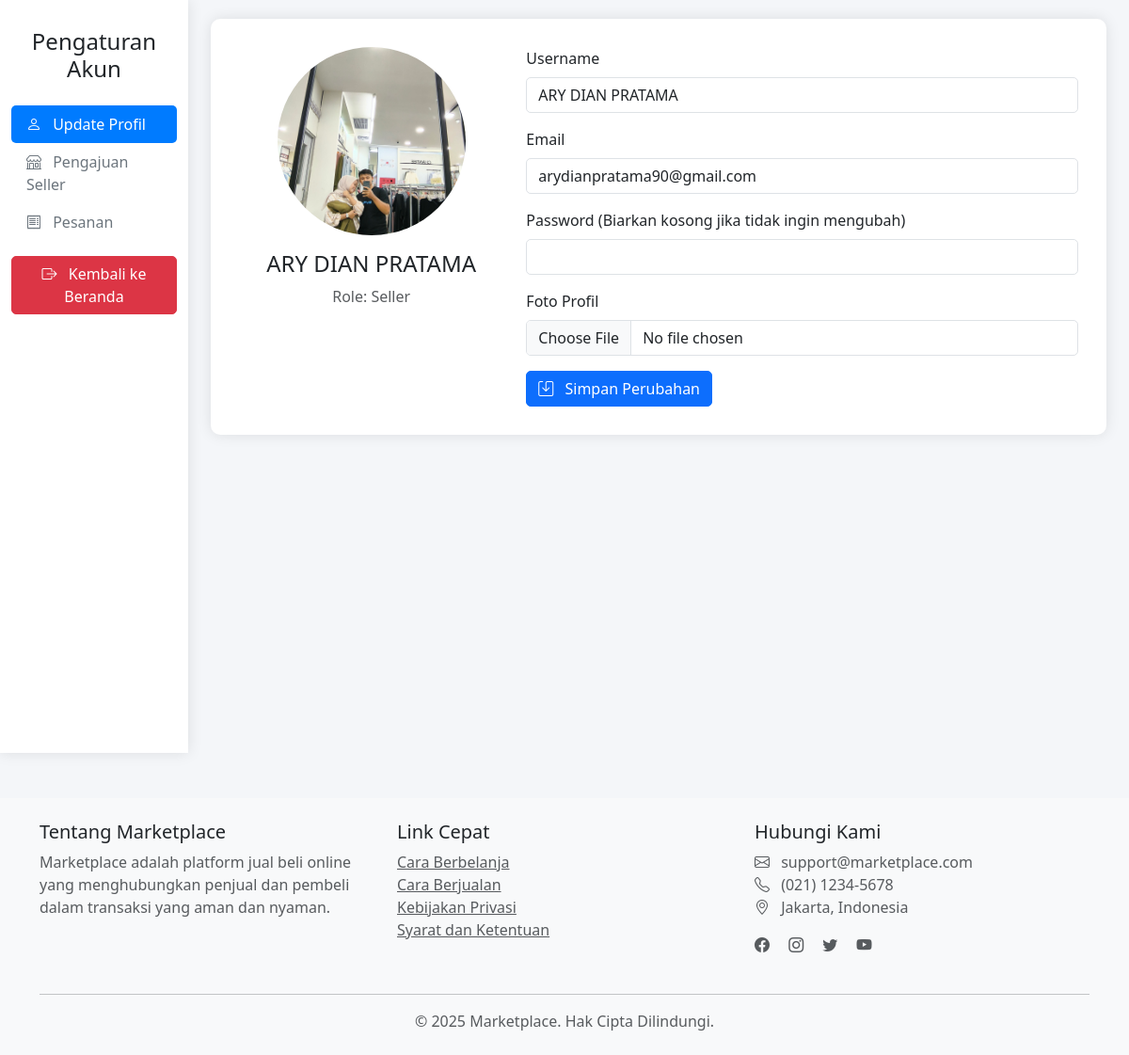
The app's page /user/profile.php (signed in) with its own data.
### tables this page shows
CREATE TABLE `users` (
  `id` int NOT NULL,
  `username` varchar(50) NOT NULL,
  `email` varchar(100) NOT NULL,
  `password` varchar(255) NOT NULL,
  `role` enum('admin','seller','buyer') DEFAULT 'buyer',
  `created_at` timestamp NULL DEFAULT CURRENT_TIMESTAMP,
  `store_name` varchar(100) DEFAULT NULL,
  `store_description` text,
  `profile_picture` varchar(255) DEFAULT NULL,
  `google_id` varchar(255) DEFAULT NULL,
  `photo` varchar(255) DEFAULT NULL
);

### user/profile.php (the view, shortened to what this page needs)
<?php
include '../includes/db.php';
$user_id = $_SESSION['user_id'];
$stmt = $conn->prepare("SELECT * FROM users WHERE id = ?");
$stmt->bind_param("i", $user_id);
$stmt->execute();
$user = $stmt->get_result()->fetch_assoc();
$profile_form_data = isset($_SESSION['profile_form_data']) ? $_SESSION['profile_form_data'] : [];
$active_tab = isset($_SESSION['active_tab']) ? $_SESSION['active_tab'] : 'profile-update';
?>
<!DOCTYPE html>
<html lang="id">
<head>
    <link href="https://cdn.jsdelivr.net/npm/bootstrap@5.3.0/dist/css/bootstrap.min.css" rel="stylesheet">
    <link href="https://cdn.jsdelivr.net/npm/bootstrap-icons@1.10.0/font/bootstrap-icons.css" rel="stylesheet">
</head>
<body>
    <div class="container-fluid">
        <div class="row">
            <div class="col-md-3 col-lg-2 sidebar">
                <h4 class="text-center mb-4">Pengaturan Akun</h4>
                <ul class="nav flex-column">
                    <li class="nav-item">
                        <a class="nav-link <?php echo $active_tab == 'profile-update' ? 'active' : ''; ?>" href="#profile-update" data-bs-toggle="tab">
                            <i class="bi bi-person me-2"></i> Update Profil
                        </a>
                    </li>
                    <li class="nav-item">
                        <a class="nav-link <?php echo $active_tab == 'seller-application' ? 'active' : ''; ?>" href="#seller-application" data-bs-toggle="tab">
                            <i class="bi bi-shop me-2"></i> Pengajuan Seller
                        </a>
                    </li>
                    <li class="nav-item">
                        <a class="nav-link <?php echo $active_tab == 'order-history' ? 'active' : ''; ?>" href="#order-history" data-bs-toggle="tab">
                            <i class="bi bi-receipt me-2"></i> Pesanan
                        </a>
                    </li>
                    <li class="nav-item">
                        <a href="../index.php" class="btn btn-danger mt-3 w-100"><i class="bi bi-box-arrow-right me-2"></i> Kembali ke Beranda </a>
                    </li>
                </ul>
            </div>
            <div class="col-md-9 col-lg-10">
                <div class="container">
                    <div class="tab-content">
                        <div class="tab-pane fade <?php echo $active_tab == 'profile-update' ? 'show active' : ''; ?>" id="profile-update">
                            <div class="content-area">
                                <div class="row">
                                    <div class="col-md-4">
                                        <div class="text-center mb-4">
                                            <div class="position-relative d-inline-block">
                                                <?php if ($user['profile_picture']): ?>
                                                    <img src="../uploads/profile_pictures/<?php echo htmlspecialchars($user['profile_picture']); ?>"
                                                         alt="Profile Picture" class="img-fluid rounded-circle" style="width: 200px; height: 200px; object-fit: cover;">
                                                <?php endif; ?>
                                            </div>
                                            <h4 class="mt-3"><?php echo htmlspecialchars($user['username']); ?></h4>
                                            <p class="text-muted">
                                                Role: <?php echo ucfirst($user['role']); ?>
                                            </p>
                                        </div>
                                    </div>
                                    <div class="col-md-8">
                                        <form method="POST" enctype="multipart/form-data">
                                            <div class="mb-3">
                                                <label for="username" class="form-label">Username</label>
                                                <input type="text" class="form-control" id="username" name="username"
                                                       value="<?php echo htmlspecialchars($profile_form_data['username'] ?? $user['username']); ?>" required>
                                            </div>
                                            <div class="mb-3">
                                                <label for="email" class="form-label">Email</label>
                                                <input type="email" class="form-control" id="email" name="email"
                                                       value="<?php echo htmlspecialchars($profile_form_data['email'] ?? $user['email']); ?>" required>
                                            </div>
                                            <div class="mb-3">
                                                <label for="password" class="form-label">Password (Biarkan kosong jika tidak ingin mengubah)</label>
                                                <input type="password" class="form-control" id="password" name="password">
                                            </div>
                                            <div class="mb-3">
                                            <label for="profile_picture" class="form-label">Foto Profil</label>
                                                <input type="file" class="form-control" id="profile_picture" name="profile_picture" accept="image/*">
                                            </div>
                                            <button type="submit" name="update_profile" class="btn btn-primary">
                                                <i class="bi bi-save me-2"></i> Simpan Perubahan
                                            </button>
                                        </form>
                                    </div>
                                </div>
                            </div>
                        </div>
                    </div>
                </div>
            </div>
        </div>
    </div>
    <footer class="footer bg-light mt-5 py-4">
        <div class="container">
            <div class="row">
                <div class="col-md-4 mb-4">
                    <h5>Tentang Marketplace</h5>
                    <p class="text-muted">Marketplace adalah platform jual beli online yang menghubungkan penjual dan pembeli dalam transaksi yang aman dan nyaman.</p>
                </div>
                <div class="col-md-4 mb-4">
                    <h5>Link Cepat</h5>
                    <ul class="list-unstyled">
                        <li><a href="help/how-to-buy.php" class="text-muted">Cara Berbelanja</a></li>
                        <li><a href="help/how-to-sell.php" class="text-muted">Cara Berjualan</a></li>
                        <li><a href="help/privacy-policy.php" class="text-muted">Kebijakan Privasi</a></li>
                        <li><a href="help/terms.php" class="text-muted">Syarat dan Ketentuan</a></li>
                    </ul>
                </div>
                <div class="col-md-4 mb-4">
                    <h5>Hubungi Kami</h5>
                    <ul class="list-unstyled">
                        <li class="text-muted"><i class="bi bi-envelope me-2"></i> support@marketplace.com</li>
                        <li class="text-muted"><i class="bi bi-telephone me-2"></i> (021) 1234-5678</li>
                        <li class="text-muted"><i class="bi bi-geo-alt me-2"></i> Jakarta, Indonesia</li>
                    </ul>
                    <div class="social-media mt-3">
                        <a href="#" class="text-muted me-3"><i class="bi bi-facebook"></i></a>
                        <a href="#" class="text-muted me-3"><i class="bi bi-instagram"></i></a>
                        <a href="#" class="text-muted me-3"><i class="bi bi-twitter"></i></a>
                        <a href="#" class="text-muted"><i class="bi bi-youtube"></i></a>
                    </div>
                </div>
            </div>
            <hr>
            <div class="text-center">
                <p class="mb-0 text-muted">
                    &copy; <?php echo date('Y'); ?> Marketplace. Hak Cipta Dilindungi.
                </p>
            </div>
        </div>
    </footer>
</body>
</html>

### user/profile.php (style rules this page uses)
body { background-color: #f4f6f9; }
.sidebar { height: 100vh; background-color: #ffffff; box-shadow: 0 0 15px rgba(0,0,0,0.1); padding-top: 30px; }
.sidebar .nav-link { color: #6c757d; transition: all 0.3s ease; }
.sidebar .nav-link.active { background-color: #007bff; color: white !important; border-radius: 5px; }
.content-area { background-color: #ffffff; border-radius: 10px; box-shadow: 0 0 15px rgba(0,0,0,0.1); padding: 30px; margin-top: 20px; }
.form-control, .btn { border-radius: 5px; }

### records on screen
users: profile_picture (picture), username "ARY DIAN PRATAMA", role "Seller", email "arydianpratama90@gmail.com"
